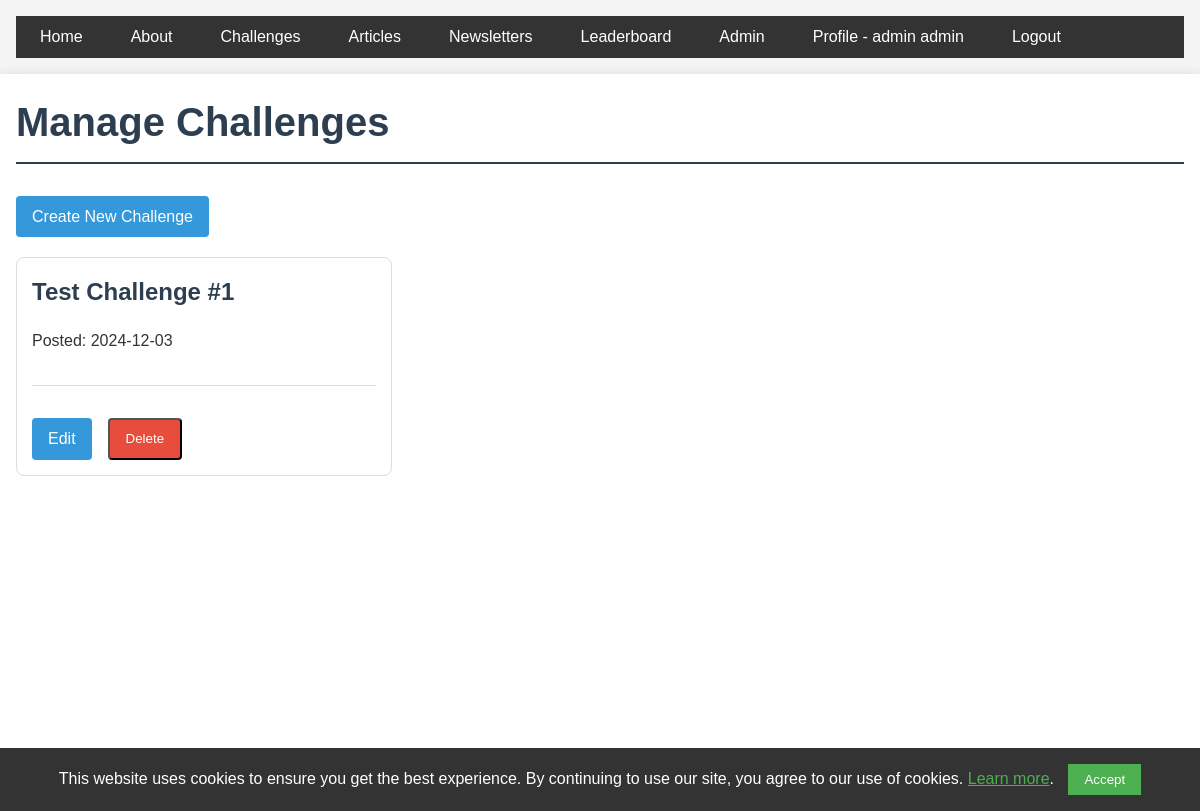
The page /admin/challenges (signed in) on the database as committed earlier.
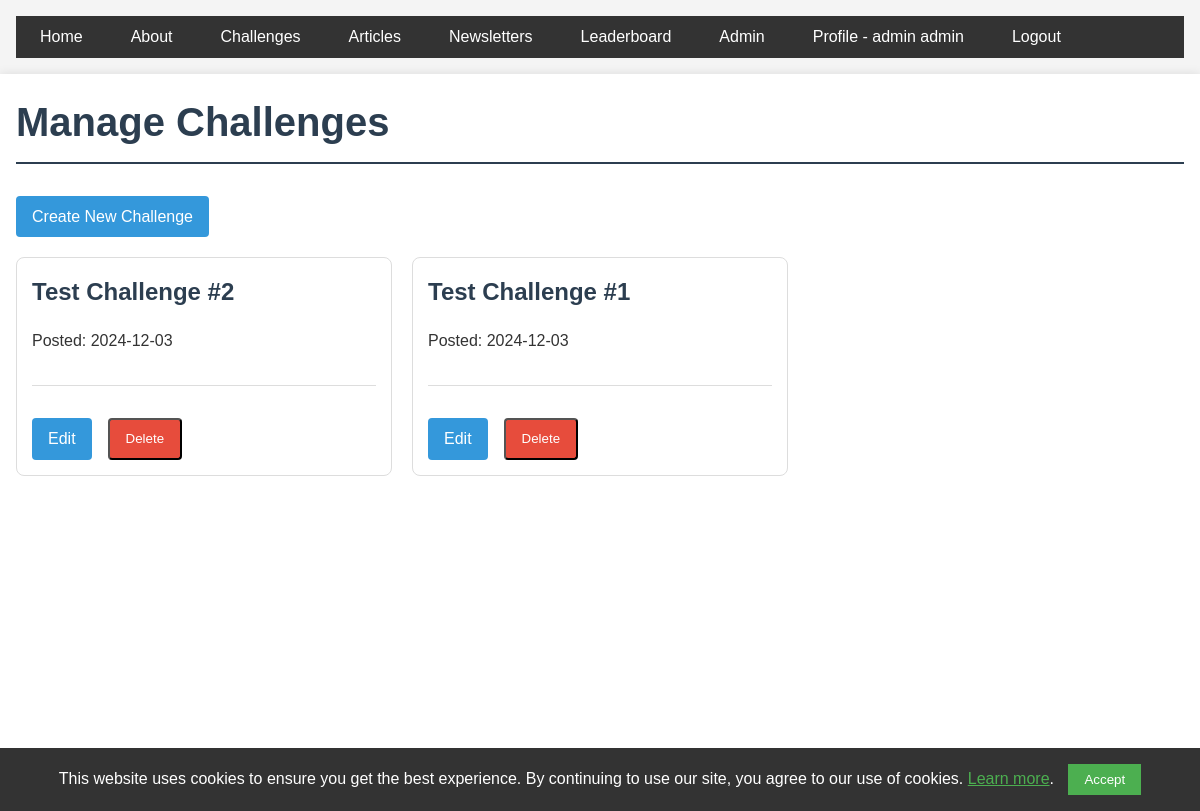
The same page on the database as committed later.
### app/models.py (models this page shows)
class Challenge(db.Model):
    id = db.Column(db.Integer, primary_key=True, autoincrement=True)
    title = db.Column(db.String(100), nullable=False)
    content = db.Column(db.Text, nullable=False)
    date_posted = db.Column(db.DateTime, nullable=False, default=datetime.utcnow)
    file_url = db.Column(db.String(100))
    key_stage = db.Column(db.String(3), nullable=False)
    answer_boxes = db.relationship('ChallengeAnswerBox', backref='challenge', lazy=True, cascade='all, delete-orphan')
    submissions = db.relationship('AnswerSubmission', backref='challenge', lazy=True)
    first_correct_submission = db.Column(db.DateTime)

### app/admin/routes.py (the view)
@bp.route('/admin/challenges')
@login_required
@admin_required
def manage_challenges():
    challenges = Challenge.query.order_by(Challenge.date_posted.desc()).all()
    return render_template(
        'admin/manage_challenges.html',
        title='Manage Challenges',
        challenges=challenges
    )

### app/__init__.py (called while the page is built)
def create_app(config_class=Config):
    app = Flask(__name__)
    app.config.from_object(config_class)
    app.logger.setLevel(logging.INFO)
    ckeditor.init_app(app)
    db.init_app(app)
    login_manager.init_app(app)
    @login_manager.user_loader
    def load_user(user_id):
        return User.query.get(int(user_id))
    migrate.init_app(app, db, render_as_batch=True)
    from app.auth import bp as auth_bp
    from app.main import bp as main_bp
    from app.profile import bp as profile_bp
    from app.admin import bp as admin_bp
    app.register_blueprint(auth_bp)
    app.register_blueprint(main_bp)
    app.register_blueprint(profile_bp, url_prefix='/profile')
    app.register_blueprint(admin_bp)
    return app

### app/admin/routes.py (called while the page is built)
def admin_required(f):
    @wraps(f)
    def decorated_function(*args, **kwargs):
        if not current_user.is_admin:
            flash('You do not have permission to access this page.')
            return redirect(url_for('main.index'))
        return f(*args, **kwargs)
    return decorated_function

### app/templates/admin/manage_challenges.html (shortened to what this page needs)
{% extends "base.html" %}
{% block content %}
<div class="admin-dashboard">
    <h1>Manage Challenges</h1>
    <a href="{{ url_for('admin.create_challenge') }}" class="button">Create New Challenge</a>
    <div class="challenge-grid">
        {% for challenge in challenges %}
        <div class="challenge-card">
            <h2>{{ challenge.title }}</h2>
            <p>Posted: {{ challenge.date_posted.strftime('%Y-%m-%d') }}</p>
            <div class="challenge-actions">
                <a href="{{ url_for('admin.edit_challenge', challenge_id=challenge.id) }}"
                   class="button">Edit</a>
                <button class="button delete-button"
                        onclick="confirmDelete({{ challenge.id }})">
                    Delete
                </button>
            </div>
        </div>
        {% endfor %}
    </div>
</div>
{% endblock %}

Rows that differ between the two databases and show on the page:
added Challenge: title "Test Challenge #2", date_posted "2024-12-03"
